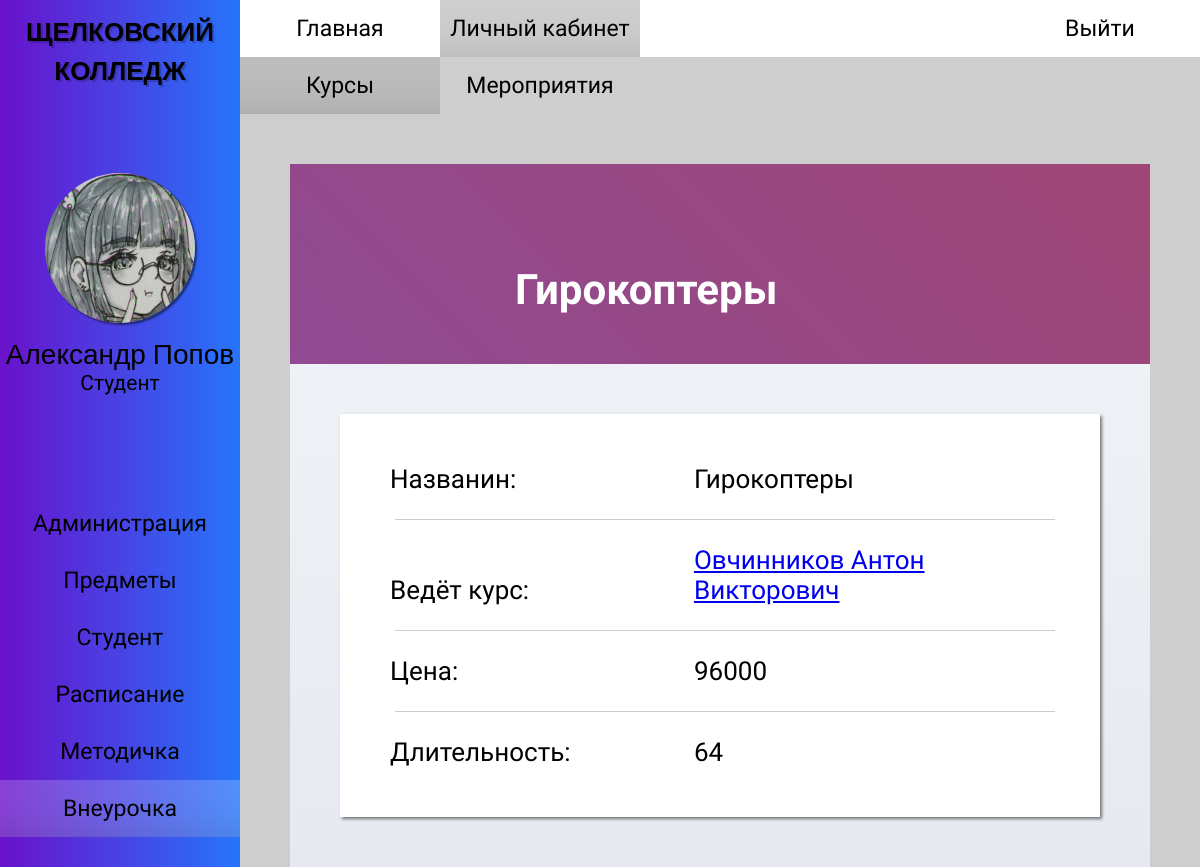
The app's page /vneurochka_kurs_profile.php?id=1 (signed in) with its own data.
### tables this page shows
CREATE TABLE `students` (
  `id_student` int(11) NOT NULL,
  `fio` varchar(50) NOT NULL,
  `id_group` int(11) NOT NULL,
  `date_of_birth` date NOT NULL,
  `phone_number` int(11) NOT NULL,
  `address` varchar(50) NOT NULL,
  `email` varchar(50) NOT NULL,
  `password` varchar(25) NOT NULL,
  `form_study` varchar(10) NOT NULL,
  `number_of_studencheskly` int(11) NOT NULL,
  `phone_numder_parents` varchar(15) NOT NULL,
  `f.i.o_parents` varchar(50) NOT NULL,
  `id_role` int(11) NOT NULL
);

CREATE TABLE `roles` (
  `id_role` int(11) NOT NULL,
  `name_role` varchar(50) NOT NULL
);

CREATE TABLE `courses_and_teachers` (
  `id_course` int(11) NOT NULL,
  `id_teacher` int(11) NOT NULL
);

CREATE TABLE `courses` (
  `id_course` int(11) NOT NULL,
  `name_course` varchar(50) NOT NULL,
  `time_of_hours` int(11) NOT NULL,
  `price` int(11) NOT NULL
);

CREATE TABLE `teacher_info` (
  `id_teacher` int(11) NOT NULL,
  `fio` varchar(50) NOT NULL,
  `email` varchar(50) NOT NULL,
  `phone_number` int(11) NOT NULL,
  `category` varchar(15) NOT NULL,
  `date_birth` date NOT NULL,
  `id_role` int(11) NOT NULL,
  `id_classroom` int(11) NOT NULL
);

### vneurochka_kurs_profile.php (the view, shortened to what this page needs)
<?
require_once 'php/connection.php';
$course_id = $_GET['id'];
$query_course_info = "SELECT
                            name_course,
                            time_of_hours,
                            price,
                            fio,
                            courses_and_teachers.id_teacher
                        FROM
                            courses,
                            teacher_info,
                            courses_and_teachers
                        WHERE
                            teacher_info.id_teacher = courses_and_teachers.id_teacher
                        AND
                            courses_and_teachers.id_course = courses.id_course
                        AND
                            courses.id_course = '$course_id'";
$result_course_info = mysqli_query($link, $query_course_info);
$data_course_info = mysqli_fetch_row($result_course_info);
$course_name = $data_course_info[0];
$course_hours = $data_course_info[1];
$course_price = $data_course_info[2];
$course_teacher = $data_course_info[3];
$course_id_teacher = $data_course_info[4];
$user_id = $_SESSION['id_user'];
$query_user_info = "SELECT fio, name_role FROM students, roles WHERE students.id_role = roles.id_role AND id_student = '$user_id'";
$result_user_info = mysqli_query($link, $query_user_info);
$data_user_info = mysqli_fetch_row($result_user_info);
$user_fio = $data_user_info[0];
$user_fio = explode(' ', $user_fio);
?>
<!DOCTYPE html>
<html>
<head>
    <link rel="stylesheet" href="styles/style_admin.css">
    <link rel="stylesheet" href="styles/contents/style_vneurochka_kurs_profile.css">
    <link rel="stylesheet" href="styles/style_adaptability.css">
    <link rel="stylesheet" href="styles/contents/style_profile.css">
</head>
<body>
    <div id="main-wrapper">
        <div id="wrapper-one">
            <div id="side-bar">
                <div class="hm-logo">
                    <h2> <a href="index.php"> ЩЕЛКОВСКИЙ <br> КОЛЛЕДЖ </a> </h2>
                </div>
                <div class="sb-profile">
                    <img src="images/avatar.jpg">
                    <? echo" <p class='sb-name'> $user_fio[1] $user_fio[0] </p>"; ?>
                    <? echo"<p class='sb-role'> $data_user_info[1] </p>"; ?>
                </div>
                <div class="sb-menu">
                    <ul>
                        <li> <a href="administration.php"> Администрация </a> </li>
                        <li> <a href="subject.php"> Предметы </a> </li>
                        <li> <a href="student_you.php"> Студент </a> </li>
                        <li> <a href="schedule.php"> Расписание </a> </li>
                        <li> <a href="metodichka.php"> Методичка </a> </li>
                        <li> <a href="vneurochka.php" id="sb-menu_active"> Внеурочка </a> </li>
                    </ul>
                </div>
            </div>
        </div>
        <div id="wrapper-two">
            <div id="header-menu">
                <div class="hm-menu">
                    <ul>
                        <li> <a href="index.php"> Главная </a> </li>
                        <li> <a href="student_you.php" id="hm-menu_active"> Личный кабинет</a> </li>
                    </ul>
                </div>
                <div class="hm-login">
                    <a href="php/logout.php"> Выйти </a>
                </div>
            </div>
            <div id="nav-menu">
                <ul>
                    <li> <a href="vneurochka.php" id="nav-menu_active"> Курсы </a> </li>
                    <li> <a href="vneurochka_meropriyatia.php"> Мероприятия </a> </li>
                </ul>
            </div>
            <div id="content">
                <div id="profile">
                    <div class='p-background'>
                    <? echo "<h2 class='b-name'> $course_name </h2>"; ?>
                    </div>
                    <div class='info-background'>
                        <div class="item-info">
                            <p> Названин: </p>
                            <? echo "<p> $course_name </p>"; ?>
                            <hr>
                            <p> Ведёт курс: </p>
                            <? echo "<p> <a href='subject_teacher_profile.php?id=$course_id_teacher'> $course_teacher </a> </p>"; ?>
                            <hr>
                            <p> Цена: </p>
                            <? echo "<p> $course_price </p>"; ?>
                            <hr>
                            <p> Длительность: </p>
                            <? echo "<p> $course_hours </p>"; ?>
                        </div>
                    </div>
                </div>
            </div>
        </div>
    </div>
</body>
</html>

### styles/style_admin.css (style rules this page uses)
* { box-sizing: border-box; margin: 0; padding: 0; }
html, head, body, #main-wrapper { font-family: "PT Sans Narrow", sans-serif, "Roboto", sans-serif, "Oswald", sans-serif; overflow-y: hidden; height: 100% !important; min-height: 100%; background-color: #CECECE; }
#wrapper-one { float: left; width: 20%; min-height: 100%; }
#wrapper-two { float: right; overflow-y: scroll; width: 80%; min-height: 100%; }
#wrapper-one { position: relative; z-index: 15; float: left; overflow: hidden; overflow: scroll; width: 20%; height: 100%; background-image: linear-gradient(to right, #6A11CB 0%, #2575FC 100%); -ms-overflow-style: none; scrollbar-width: none; }
.hm-logo h2 { font-family: "Oswald", sans-serif; font-size: 26px; padding: 10px 0; text-align: center; text-shadow: 2px 2px 0 rgba(0,0,0,0.2); }
.sb-profile img { display: block; width: 150px; height: 150px; margin: 75px auto 15px auto; border-radius: 100%; box-shadow: 2px 2px 2px 0 rgba(0,0,0,0.5); }
.sb-profile .sb-name { font-family: "Roboto", sans-serif; font-size: 28px; text-align: center; }
.sb-profile .sb-role { font-size: 21px; text-align: center; }
.sb-menu { display: flex; flex-direction: column; padding: 100px 0; }
.sb-menu ul { display: flex; flex-direction: column; width: 100%; list-style-type: none; }
.sb-menu a { font-size: 23px; display: block; width: 100%; padding: 15px 0 15px 0; transition: 0.3s linear; text-align: center; text-decoration: none; color: black; }
.sb-menu a:hover, #sb-menu_active { transition: 0.2s linear; background-color: rgba(255,255,255,0.2); box-shadow: 0 -75px 85px -130px rgba(0,0,0,0.85) inset; }
#header-menu { display: flex; background-color: white; flex-wrap: wrap; }
.hm-menu { display: flex; flex-wrap: wrap; }
.hm-menu ul { display: flex; width: 100%; list-style-type: none; flex-wrap: wrap; }
.hm-menu a { font-size: 23px; display: block; width: 100%; min-width: 200px; padding: 15px 0 15px 0; transition: 0.3s linear; text-align: center; text-decoration: none; color: black; }
.hm-menu a:hover, #hm-menu_active { transition: 0.2s linear; background-color: #CECECE; box-shadow: 0 -75px 85px -130px rgba(0,0,0,0.85) inset; }
.hm-login { margin-left: auto; }
.hm-login a { font-size: 23px; display: block; min-width: 200px; padding: 15px 0 15px 0; transition: 0.3s linear; text-align: center; text-decoration: none; color: black; background-color: white; }
.hm-logo a { text-decoration: none; color: black; }
#nav-menu { display: flex; background-color: #CECECE; flex-wrap: wrap; }
#nav-menu ul { font-size: 23px; display: flex; width: 100%; list-style-type: none; flex-wrap: wrap; }
#nav-menu a { display: block; width: 100%; min-width: 200px; padding: 15px 0 15px 0; transition: 0.3s linear; text-align: center; text-decoration: none; color: black; }
#nav-menu a:hover, #nav-menu_active { transition: 0.2s linear; background-color: #BDBDBD; box-shadow: 0 -75px 85px -130px rgba(0,0,0,0.85) inset; }
#content { padding: 50px; }

### styles/contents/style_vneurochka_kurs_profile.css (style rules this page uses)
#content #profile .info-background .item-info { padding: 50px; background-color: white; box-shadow: 2px 2px 3px 0 rgba(0,0,0,0.5); }
#content #profile .info-background .item-info p { font-size: 26px; display: inline-block; width: 300px; }
#content #profile .info-background .item-info hr { width: 100%; margin: 25px 5px; border: 0; border-bottom: 1px solid #CCCCCC; background: #999999; }

### styles/style_adaptability.css (style rules this page uses)
#main-wrapper { min-width: 800px; }
@media screen and (max-width: 1210px) { .hm-logo { width: 100%; } }
@media screen and (max-width: 1210px) { .hm-menu { align-items: center; justify-content: center; } }

### styles/contents/style_profile.css (style rules this page uses)
#content #profile { width: 100%; height: 400px; margin: 0 auto; }
#content #profile .p-background .b-name { font-size: 42px; position: absolute; bottom: 0; margin: 50px 50px 50px 225px; color: white; }
#content #profile .info-background { position: relative; height: 50%; background-image: linear-gradient(to top, #E6E9F0 0%, #EEF1F5 100%); }
#content #profile .info-background { height: auto; margin: 0 0 50px 0; padding: 50px 50px 50px 50px; }
#content #profile .p-background { position: relative; height: 50%; animation: anime 5s ease infinite; background: linear-gradient(45deg, #874DA2 0%, #C43A30 100%); background-size: 400% 400%; }

### records on screen
students: fio "Александр", fio "Попов", id_role.name_role "Студент"
courses_and_teachers: id_course.name_course "Гирокоптеры", id_teacher.fio "Овчинников Антон Викторович", id_course.price "96000", id_course.time_of_hours "64"
